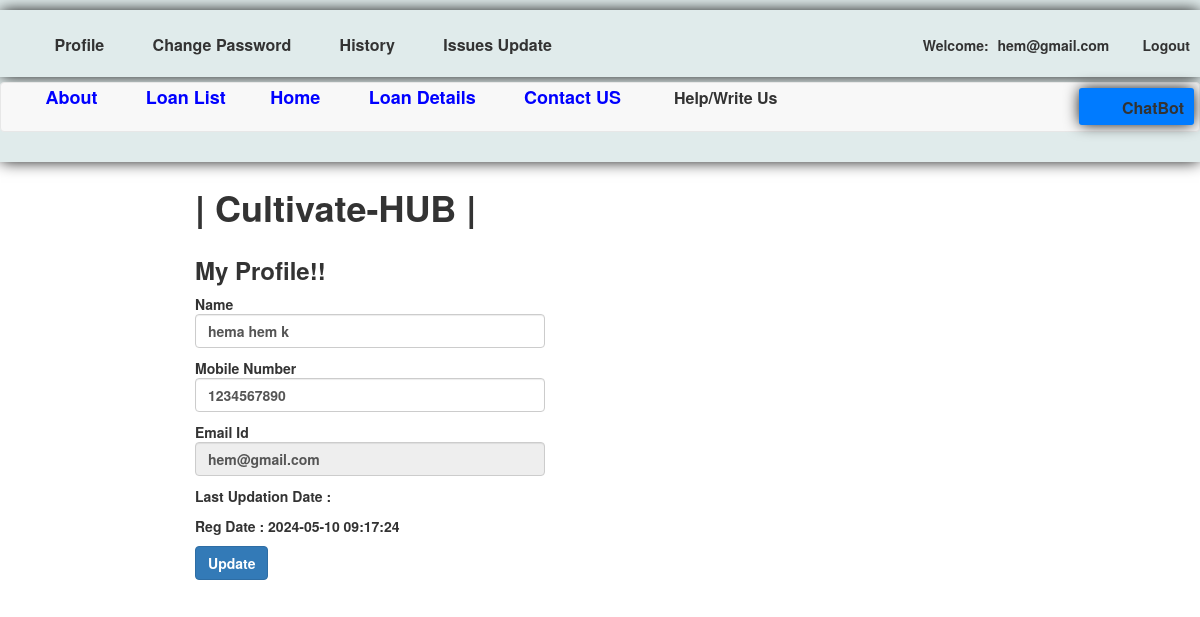
Page /profile.php (signed in) on the committed database.
### tables this page shows
CREATE TABLE `tblusers` (
  `id` int(11) NOT NULL,
  `FullName` varchar(100) DEFAULT NULL,
  `MobileNumber` char(10) DEFAULT NULL,
  `EmailId` varchar(70) DEFAULT NULL,
  `Password` varchar(100) DEFAULT NULL,
  `RegDate` timestamp NULL DEFAULT current_timestamp(),
  `UpdationDate` timestamp NULL DEFAULT NULL ON UPDATE current_timestamp()
);

### profile.php (the view, shortened to what this page needs)
<?php
include('includes/config.php');
if(strlen($_SESSION['login'])==0)
	{
header('location:index.php');
}
else{
?>
<!DOCTYPE HTML>
<html>
<head>
<link href="css/bootstrap.css" rel='stylesheet' type='text/css' />
<link href="css/headerstyle.css" rel='stylesheet' type='text/css' />
<link href="css/font-awesome.css" rel="stylesheet">
<link href="css/animate.css" rel="stylesheet" type="text/css" media="all">
</head>
<body>
<div class="top-header">
<?php include('includes/header.php');?>
<div class="banner-1 ">
	<div class="container">
		<h1 class="wow zoomIn animated animated" data-wow-delay=".5s" style="visibility: visible; animation-delay: 0.5s; animation-name: zoomIn;"><b>| Cultivate-HUB |</b></h1>
	</div>
</div>
<div class="privacy">
	<div class="container">
		<h3 class="wow fadeInDown animated animated" data-wow-delay=".5s" style="visibility: visible; animation-delay: 0.5s; animation-name: fadeInDown;"><b>My Profile!!</b></h3>
		<form name="chngpwd" method="post">
<?php
$useremail=$_SESSION['login'];
$sql = "SELECT * from tblusers where EmailId=:useremail";
$query = $dbh -> prepare($sql);
$query -> bindParam(':useremail',$useremail, PDO::PARAM_STR);
$query->execute();
$results=$query->fetchAll(PDO::FETCH_OBJ);
if($query->rowCount() > 0)
{
foreach($results as $result)
{	?>
	<p style="width: 350px;">
			<b>Name</b>  <input type="text" name="name" value="<?php echo htmlentities($result->FullName);?>" class="form-control" id="name" required="">
	</p>
<p style="width: 350px;">
<b>Mobile Number</b>
<input type="text" class="form-control" name="mobileno" maxlength="10" value="<?php echo htmlentities($result->MobileNumber);?>" id="mobileno"  required="">
</p>
<p style="width: 350px;">
<b>Email Id</b>
	<input type="email" class="form-control" name="email" value="<?php echo htmlentities($result->EmailId);?>" id="email" readonly>
			</p>
<p style="width: 350px;">
<b>Last Updation Date : </b>
</p>
<p style="width: 350px;">
<b>Reg Date :</b>
<?php echo htmlentities($result->RegDate);?>
			</p>
<?php }} ?>
			<p style="width: 350px;">
<button type="submit" name="submit6" class="btn-primary btn"><b>Update</b></button>
			</p>
			</form>
	</div>
</div>
</body>
</html>
<?php } ?>

### css/headerstyle.css (style rules this page uses)
.top-header { background-color: #e0ebeb; padding: 10px 0; margin-bottom:5px; box-shadow: 0px 0px 15px -1px rgba(0,0,0); }
.container { width: 70%; margin: 0 auto; }

### rows in the picture
tblusers: name "hema hem k", mobileno "1234567890", email "hem@gmail.com", RegDate "2024-05-10 09:17:24"

### other values in the picture
$_SESSION['login'] "hem@gmail.com"
